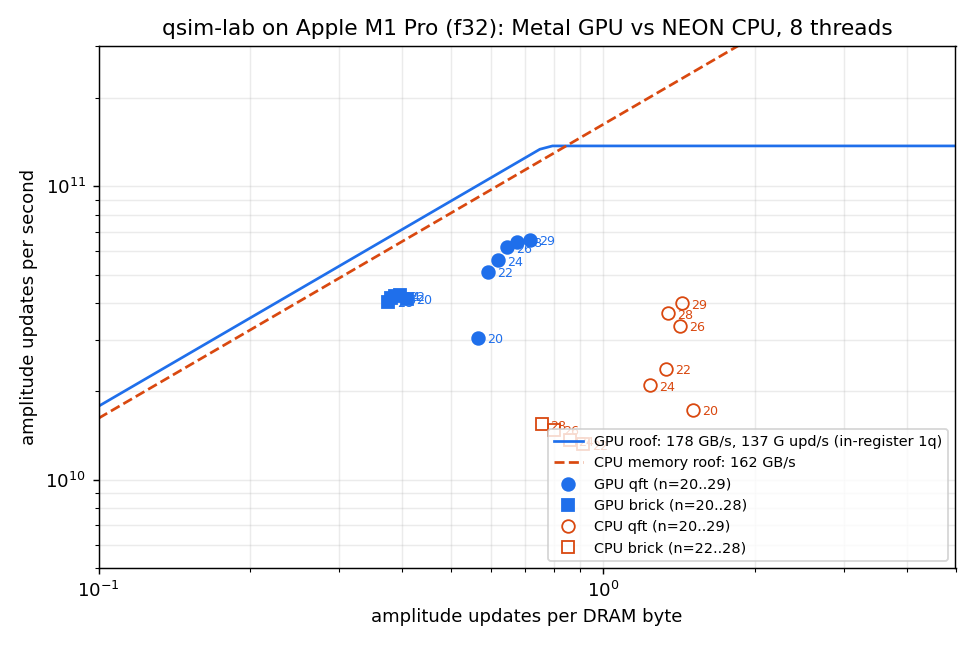

Recreate this plot in Python.
#!/usr/bin/env python3
"""Roofline plot for research/metal.md (reads summary.csv, writes roofline.png).

x: operational intensity = amplitude-updates of the fused op list per DRAM byte,
   DRAM bytes = passes * 16 * 2^n (one read + one write of every float2 per pass).
y: achieved amplitude-updates per second.
Ceilings: measured streaming bandwidth (in-place scale kernel / rayon loop) and,
for the GPU, the measured in-register 1q-gate rate (synthetic H layers).
"""
import csv
import os

import matplotlib

matplotlib.use("Agg")
import matplotlib.pyplot as plt

here = os.path.dirname(os.path.abspath(__file__))
rows = list(csv.DictReader(open(os.path.join(here, "summary.csv"))))

BW_GPU = 178e9  # bytes/s, scale4 kernel n=29
BW_CPU = 162e9  # bytes/s, rayon in-place scale n=29, 8 threads
GPU_COMPUTE = 137e9  # amp-updates/s, register-local 1q gates (prof5.out stages 1-2)

fig, ax = plt.subplots(figsize=(7.5, 5))
xs = [10 ** (k / 40) for k in range(-40, 29)]
ax.plot(xs, [min(BW_GPU * x, GPU_COMPUTE) for x in xs], color="#1f6feb", lw=1.5,
        label="GPU roof: 178 GB/s, 137 G upd/s (in-register 1q)")
ax.plot(xs, [BW_CPU * x for x in xs], color="#d9480f", lw=1.5, ls="--",
        label="CPU memory roof: 162 GB/s")
style = {
    ("gpu", "qft"): dict(color="#1f6feb", marker="o"),
    ("gpu", "brick"): dict(color="#1f6feb", marker="s"),
    ("cpu", "qft"): dict(color="#d9480f", marker="o", mfc="none"),
    ("cpu", "brick"): dict(color="#d9480f", marker="s", mfc="none"),
}
for (dev, wl), st in style.items():
    pts = [r for r in rows if r["mode"] == dev and r["workload"] == wl]
    pts.sort(key=lambda r: int(r["n"]))
    x = [float(r["amp_ops"]) / (int(r["passes"]) * 16 * 2 ** int(r["n"])) for r in pts]
    y = [float(r["amp_ops"]) / float(r["seconds"]) for r in pts]
    ax.plot(x, y, ls="none", ms=7, label=f"{dev.upper()} {wl} (n={pts[0]['n']}..{pts[-1]['n']})", **st)
    for xi, yi, r in zip(x, y, pts):
        ax.annotate(r["n"], (xi, yi), textcoords="offset points", xytext=(5, -3), fontsize=7,
                    color=st["color"])
ax.set_xscale("log")
ax.set_yscale("log")
ax.set_xlabel("amplitude updates per DRAM byte")
ax.set_ylabel("amplitude updates per second")
ax.set_xlim(0.1, 5)
ax.set_ylim(5e9, 3e11)
ax.grid(True, which="both", alpha=0.25)
ax.set_title("qsim-lab on Apple M1 Pro (f32): Metal GPU vs NEON CPU, 8 threads")
ax.legend(fontsize=8, loc="lower right")
fig.tight_layout()
fig.savefig(os.path.join(here, "roofline.png"), dpi=130)
print("wrote roofline.png")
